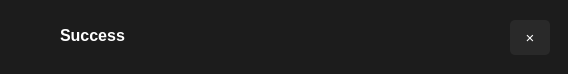
<?xml version="1.0" encoding="UTF-8"?>
<ui version="4.0">
 <class>MessageBox</class>
 <widget class="QMainWindow" name="MessageBox">
  <property name="geometry">
   <rect>
    <x>0</x>
    <y>0</y>
    <width>568</width>
    <height>74</height>
   </rect>
  </property>
  <property name="windowTitle">
   <string>MainWindow</string>
  </property>
  <property name="styleSheet">
   <string notr="true">QWidget{
	background-color: #1C1C1C;
}

QLineEdit{
	background-color: #2F2F2F;
	border-radius: 3px;
	color: white;
	border-bottom: 1px;
	border-style: solid;
	border-color: #979797;
}

QLineEdit:focus{
	border-color: #60CDFF;
}

QPushButton
{
    color: white;
    font-size: 15px;
    background-color: #292929;
    border-radius: 5px;
    font-family: &quot;Noto Sans&quot;
}

QPushButton::hover{ 
    background-color: #2F2F2F;
}

QPushButton:pressed{
    border-width: 1px;
    border-style: solid;
	border-color: white;
}

QLabel
{
    color: white;
	font-size: 16px;
    font-family: &quot;Noto Sans&quot;;l
    border-radius: 5px;
}</string>
  </property>
  <widget class="QWidget" name="centralwidget">
   <widget class="QLabel" name="text">
    <property name="geometry">
     <rect>
      <x>180</x>
      <y>20</y>
      <width>311</width>
      <height>31</height>
     </rect>
    </property>
    <property name="text">
     <string/>
    </property>
   </widget>
   <widget class="QPushButton" name="okButton">
    <property name="geometry">
     <rect>
      <x>510</x>
      <y>20</y>
      <width>40</width>
      <height>35</height>
     </rect>
    </property>
    <property name="text">
     <string>×</string>
    </property>
   </widget>
   <widget class="QLabel" name="title">
    <property name="geometry">
     <rect>
      <x>60</x>
      <y>20</y>
      <width>111</width>
      <height>31</height>
     </rect>
    </property>
    <property name="styleSheet">
     <string notr="true">QLabel{
	font-weight: bold;
}</string>
    </property>
    <property name="text">
     <string>Success</string>
    </property>
   </widget>
   <widget class="QLabel" name="img">
    <property name="geometry">
     <rect>
      <x>10</x>
      <y>20</y>
      <width>35</width>
      <height>32</height>
     </rect>
    </property>
    <property name="text">
     <string/>
    </property>
   </widget>
  </widget>
 </widget>
 <resources/>
 <connections/>
</ui>
